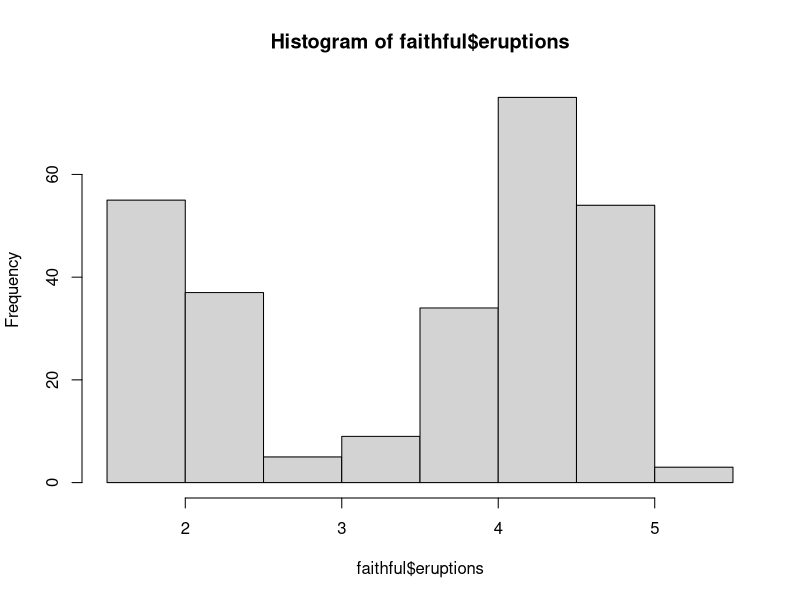
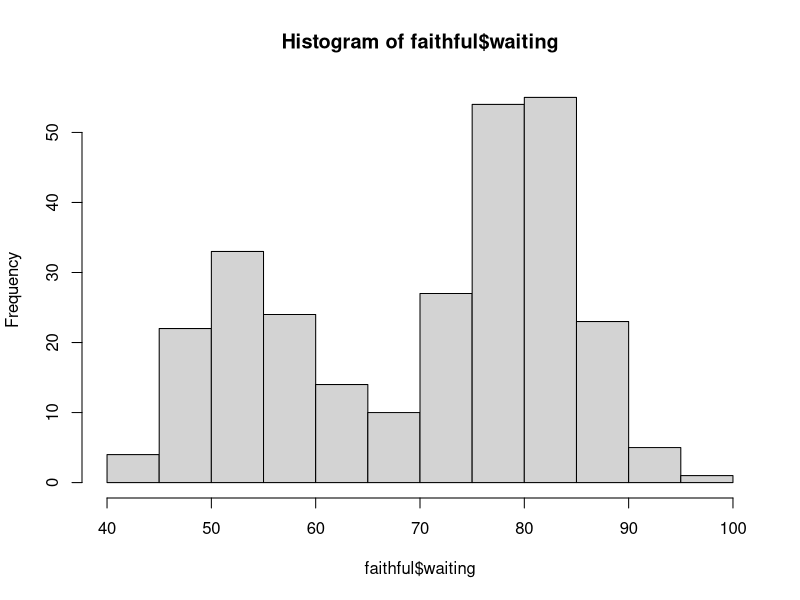
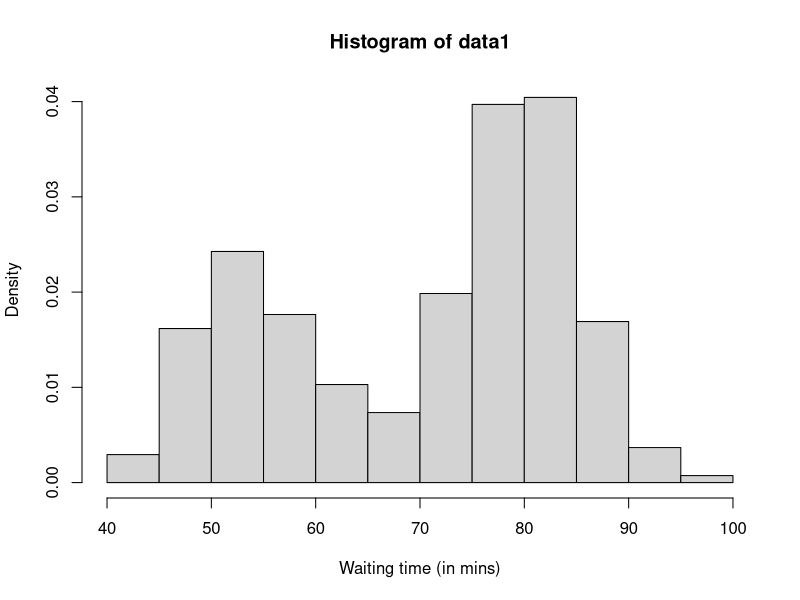
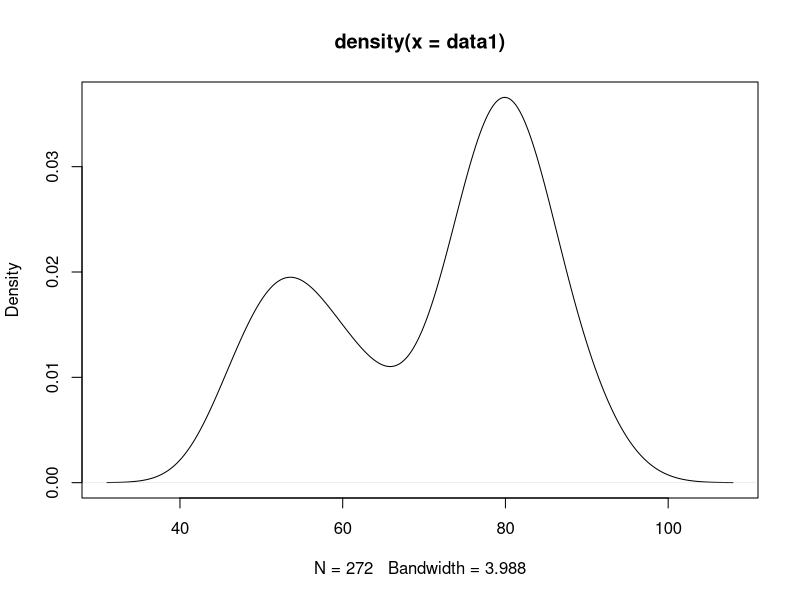
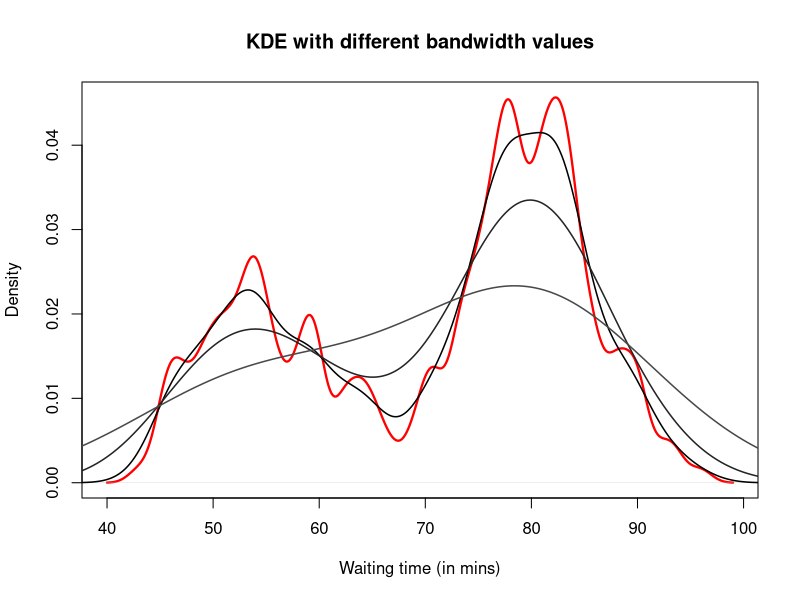

The R script that drew these images, in order: (Note: this script raises an error after producing the figures.)
# ///////////////////////////////// #
#     Kernel Density Estimation     #  ---- 
#               Unibo               #
#     Academic year 2022-2023       #
#         Ruggero Zustovi           #
# ///////////////////////////////// #

rm(list=ls())
graphics.off()

## Data ----
data(faithful)
help(faithful)

hist(faithful$eruptions)
hist(faithful$waiting)

data1<-faithful$waiting
summary(data1)
hist(data1,xlab="Waiting time (in mins)",freq=F)
plot(density(data1))

Colors <- c("#FF0000","#000000","#242424","#494949", "#6D6D6D", "#929292","#B6B6B6","#DBDBDB")

## Plots (using different bandwidths) ----
# KDE using Gaussian kernel
hvect<-c(1,2,5,10)
kde1<-density(data1,bw=hvect[1])
plot(kde1,xlab="Waiting time (in mins)",
     main="KDE with different bandwidth values", 
     col=Colors[1], lwd = 2.25)


# plot(density(data1), col='red')
for(i in 2:7){
  kde1<-density(data1,bw=hvect[i])
  lines(kde1,col=Colors[i], lwd = 1.5)
}
legend("topleft",paste("h=",hvect),col=Colors,lty=rep(1,7))


## KDE with Bumps ----
# Generate sample data
set.seed(123)
data <- rnorm(10, mean = 0)
n <- length(data)

data.grid <- seq(from = min(data) - 1, to = max(data) + 1, by = 0.001)

# Compute kernel density estimation
density_data <- density(data, bw = 0.3)
data.h <- density_data$bw

gauss <- function(x) 1 / sqrt(2 * pi) * exp(-(x^2) / 2)
data.bumps <- sapply(data, function(a) gauss((data.grid - a) / data.h) / (n * data.h))

# Plot the KDE with bumps
plot(density_data, main = "Kernel density estimation with Bumps", 
     xlab = "X", ylab = "Density", lwd = 1.5)
rug(data, side = 1, col = "red", lwd = 0.7, ticksize = 0.03)

# Add kernel shape on the rug
for (i in 1:ncol(data.bumps)) {
  lines(data.grid, data.bumps[, i], col = "green", lwd = 1)
}




